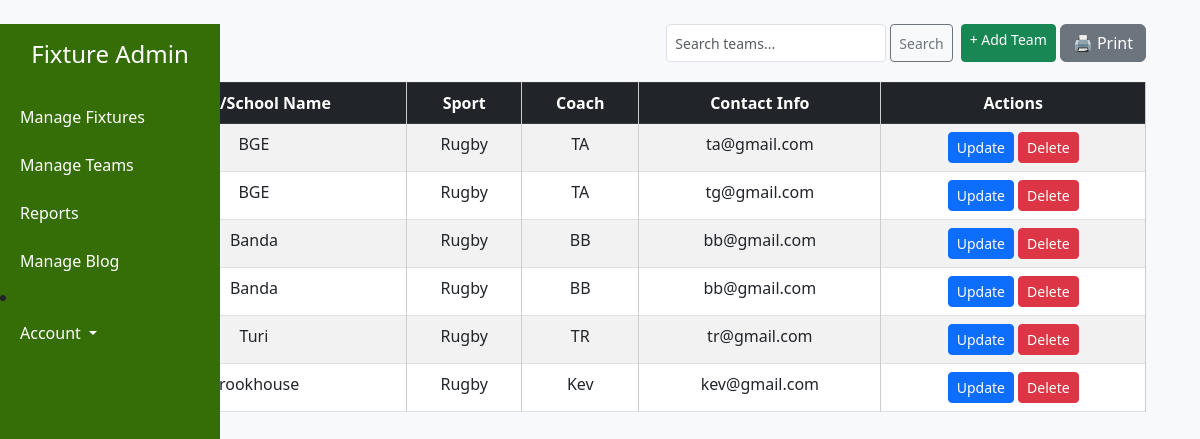
Page /current-teams/ (signed in) on the earlier database version.
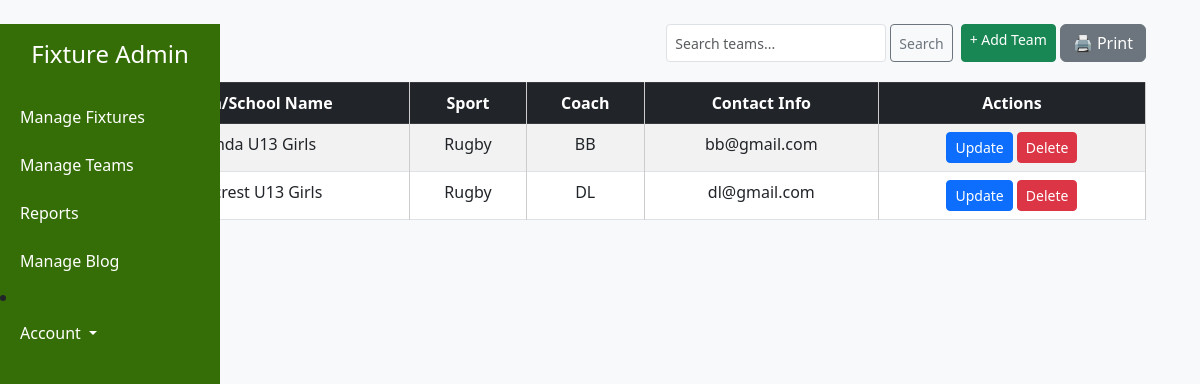
Same page on the later database version.
### teams/models.py (models this page shows, shortened)
class Teams(models.Model):
    team_name = models.CharField(max_length=200, blank=True)
    sport = models.CharField(max_length=15, blank=True)
    coach = models.CharField(max_length=15, blank=True)
    email = models.EmailField(unique=False)
    added_on = models.DateTimeField(auto_now_add=True)

### teams/views.py (the view)
# urls.py: path('current-teams/', views.current_teams, name='current-teams'),
@login_required
def current_teams(request):
    teams = Teams.objects.all()
    return render(request, 'admin/current_teams.html', {'teams': teams})

### templates/admin/current_teams.html (shortened to what this page needs)
{% extends 'base/admin_dashboard.html' %}
{% block content %}
<div class="container mt-4">
    <div class="d-flex justify-content-between align-items-center mb-3">
        <h2 class="mb-0">Teams</h2>
        <div class="d-flex">
            <form class="d-flex me-2" method="GET" action="">
                <input type="text" name="q" class="form-control form-control-sm" placeholder="Search teams..." value="{{ request.GET.q }}">
                <button type="submit" class="btn btn-sm btn-outline-secondary ms-1">Search</button>
            </form>
            {% if user.is_authenticated %}
                <a href="{% url 'add-team' %}" class="btn btn-sm btn-success me-1">+ Add Team</a>
                <button class="btn btn-secondary" onclick="printReport()">🖨️ Print</button>
            {% endif %}
        </div>
    </div>
    <div id="report-section">
    <table class="table table-bordered table-striped">
        <thead class="table-dark">
            <tr>
                <th>Team/School Name</th>
                <th>Sport</th>
                <th>Coach</th>
                <th>Contact Info</th>
                {% if user.is_authenticated %}
                <th>Actions</th>
                {% endif %}
            </tr>
        </thead>
        <tbody>
              {% for team in teams %}
            <tr>
                <td>{{ forloop.counter }}</td>
                <td>{{ team.team_name }}</td>
                <td>{{ team.sport }}</td>
                <td>{{ team.coach }}</td>
                <td>{{ team.email }}</td>
                {% if user.is_authenticated %}
                <td>
                <a href="{% url 'edit-team' team.id %}" class="btn btn-sm btn-primary">Update</a>
                <a href="{% url 'delete-team' team.id %}" class="btn btn-sm btn-danger">Delete</a>
                </td>
                {% endif %}
            </tr>
            {% endfor %}
        </tbody>
    </table>
    </div>
</div>
{% endblock %}

Differences in the rows shown:
removed Teams: team_name "BGE", sport "Rugby", coach "TA", email "ta@gmail.com"
removed Teams: team_name "BGE", sport "Rugby", coach "TA", email "tg@gmail.com"
removed Teams: team_name "Banda", sport "Rugby", coach "BB", email "bb@gmail.com"
removed Teams: team_name "Banda", sport "Rugby", coach "BB", email "bb@gmail.com"
removed Teams: team_name "Turi", sport "Rugby", coach "TR", email "tr@gmail.com"
removed Teams: team_name "Brookhouse", sport "Rugby", coach "Kev", email "kev@gmail.com"
added Teams: team_name "Banda U13 Girls", sport "Rugby", coach "BB", email "bb@gmail.com"
added Teams: team_name "Hillcrest U13 Girls", sport "Rugby", coach "DL", email "dl@gmail.com"
